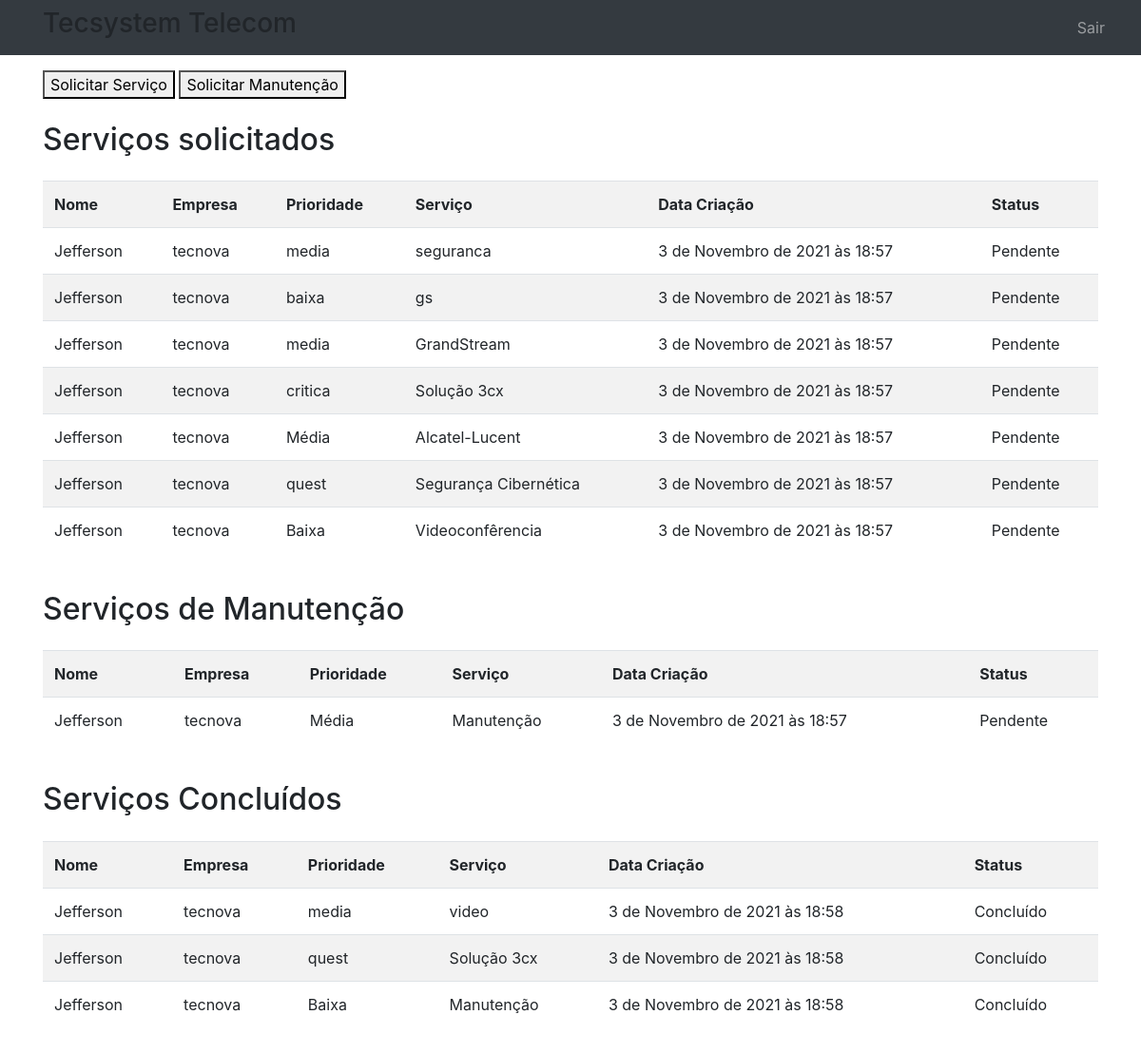
/accounts/profile/ (signed in), run on the app's committed database.
### core/models.py (models this page shows, shortened)
class Servico(models.Model):
    nome_completo = models.CharField(max_length=50, null=True)
    empresa = models.CharField(max_length=200)
    telefone = models.CharField(max_length=15)
    email = models.CharField(max_length=100)
    prioridade = models.CharField(max_length=50)
    servico = models.CharField(max_length=50, verbose_name='Serviço')
    descricao = models.TextField(blank=True, null=True, verbose_name='Descrição')
    data_criacao= models.DateTimeField(auto_now=True, verbose_name='Solicitado')
    usuario = models.ForeignKey(User, on_delete=models.CASCADE)
    status = models.CharField(max_length=10, default='Pendente')
    class Meta:
        db_table = 'servico'

### core/views.py (the view)
# urls.py: path('accounts/profile/', views.lista_servicos),
@login_required(login_url='/login/')
def lista_servicos(request):
    usuario = request.user
    servicos = Servico.objects.filter(usuario=usuario)
    dados = {'servicos':servicos}
    return render(request, 'servicos.html', dados)

### templates/servicos.html
{% extends "base.html" %}
{% block content %}
    <a href="solicitacao/">
        <button type="button">Solicitar Serviço</button>
    </a>
    <a href="manutencao/">
        <button type="button">Solicitar Manutenção</button>
    </a>
    <br><br>
    <h2>Serviços solicitados</h2>
    <div class="table-responsive">
        <table class="table table-striped">
            <tr>
                <th>Nome</th>
                <th>Empresa</th>
                <th>Prioridade</th>
                <th>Serviço</th>
                <th>Data Criação</th>
                <th>Status</th>
            </tr>
            <ul style="font-size: 18px">
                {% for servico in servicos %}
                    {% if servico.status == 'Pendente' and servico.servico != 'Manutenção' %}
                        <tr>
                            <td>{{ servico.nome_completo }}</td>
                            <td>{{ servico.empresa }}</td>
                            <td>{{ servico.prioridade }}</td>
                            <td>{{ servico.servico }}</td>
                            <td>{{ servico.data_criacao }}</td>
                            <td>{{ servico.status}}</td>
                        </tr>
                    {% endif %}
                {% endfor %}
            </ul>
        </table>
    </div>
    <br>
 <h2>Serviços de Manutenção</h2>
    <div class="table-responsive">
        <table class="table table-striped">
            <tr>
                <th>Nome</th>
                <th>Empresa</th>
                <th>Prioridade</th>
                <th>Serviço</th>
                <th>Data Criação</th>
                <th>Status</th>
            </tr>
            <ul style="font-size: 18px">
                {% for servico in servicos %}
                    {% if servico.status == 'Pendente' and servico.servico == 'Manutenção' %}
                        <tr>
                            <td>{{ servico.nome_completo }}</td>
                            <td>{{ servico.empresa }}</td>
                            <td>{{ servico.prioridade }}</td>
                            <td>{{ servico.servico }}</td>
                            <td>{{ servico.data_criacao }}</td>
                            <td>{{ servico.status}}</td>
                        </tr>
                    {% endif %}
                {% endfor %}
            </ul>
        </table>
    </div>
    <br>
    <h2>Serviços Concluídos</h2>
    <div class="table-responsive">
        <table class="table table-striped">
            <tr>
                <th>Nome</th>
                <th>Empresa</th>
                <th>Prioridade</th>
                <th>Serviço</th>
                <th>Data Criação</th>
                <th>Status</th>
            </tr>
            <ul style="font-size: 18px">
                {% for servico in servicos %}
                    {% if servico.status == 'Concluído' %}
                        <tr>
                            <td>{{ servico.nome_completo }}</td>
                            <td>{{ servico.empresa }}</td>
                            <td>{{ servico.prioridade }}</td>
                            <td>{{ servico.servico }}</td>
                            <td>{{ servico.data_criacao }}</td>
                            <td>{{ servico.status}}</td>
                        </tr>
                    {% endif %}
                {% endfor %}
            </ul>
        </table>
    </div>
    <br>
{% endblock %}

### data on the page
Servico: nome_completo "Jefferson", empresa "tecnova", prioridade "media", servico "seguranca", data_criacao "3 de Novembro de 2021 às 18:57", status "Pendente"
Servico: nome_completo "Jefferson", empresa "tecnova", prioridade "baixa", servico "gs", data_criacao "3 de Novembro de 2021 às 18:57", status "Pendente"
Servico: nome_completo "Jefferson", empresa "tecnova", prioridade "media", servico "GrandStream", data_criacao "3 de Novembro de 2021 às 18:57", status "Pendente"
Servico: nome_completo "Jefferson", empresa "tecnova", prioridade "critica", servico "Solução 3cx", data_criacao "3 de Novembro de 2021 às 18:57", status "Pendente"
Servico: nome_completo "Jefferson", empresa "tecnova", prioridade "Média", servico "Alcatel-Lucent", data_criacao "3 de Novembro de 2021 às 18:57", status "Pendente"
Servico: nome_completo "Jefferson", empresa "tecnova", prioridade "quest", servico "Segurança Cibernética", data_criacao "3 de Novembro de 2021 às 18:57", status "Pendente"
Servico: nome_completo "Jefferson", empresa "tecnova", prioridade "Baixa", servico "Videoconfêrencia", data_criacao "3 de Novembro de 2021 às 18:57", status "Pendente"
Servico: nome_completo "Jefferson", empresa "tecnova", prioridade "Média", servico "Manutenção", data_criacao "3 de Novembro de 2021 às 18:57", status "Pendente"
Servico: nome_completo "Jefferson", empresa "tecnova", prioridade "media", servico "video", data_criacao "3 de Novembro de 2021 às 18:58", status "Concluído"
Servico: nome_completo "Jefferson", empresa "tecnova", prioridade "quest", servico "Solução 3cx", data_criacao "3 de Novembro de 2021 às 18:58", status "Concluído"
Servico: nome_completo "Jefferson", empresa "tecnova", prioridade "Baixa", servico "Manutenção", data_criacao "3 de Novembro de 2021 às 18:58", status "Concluído"
